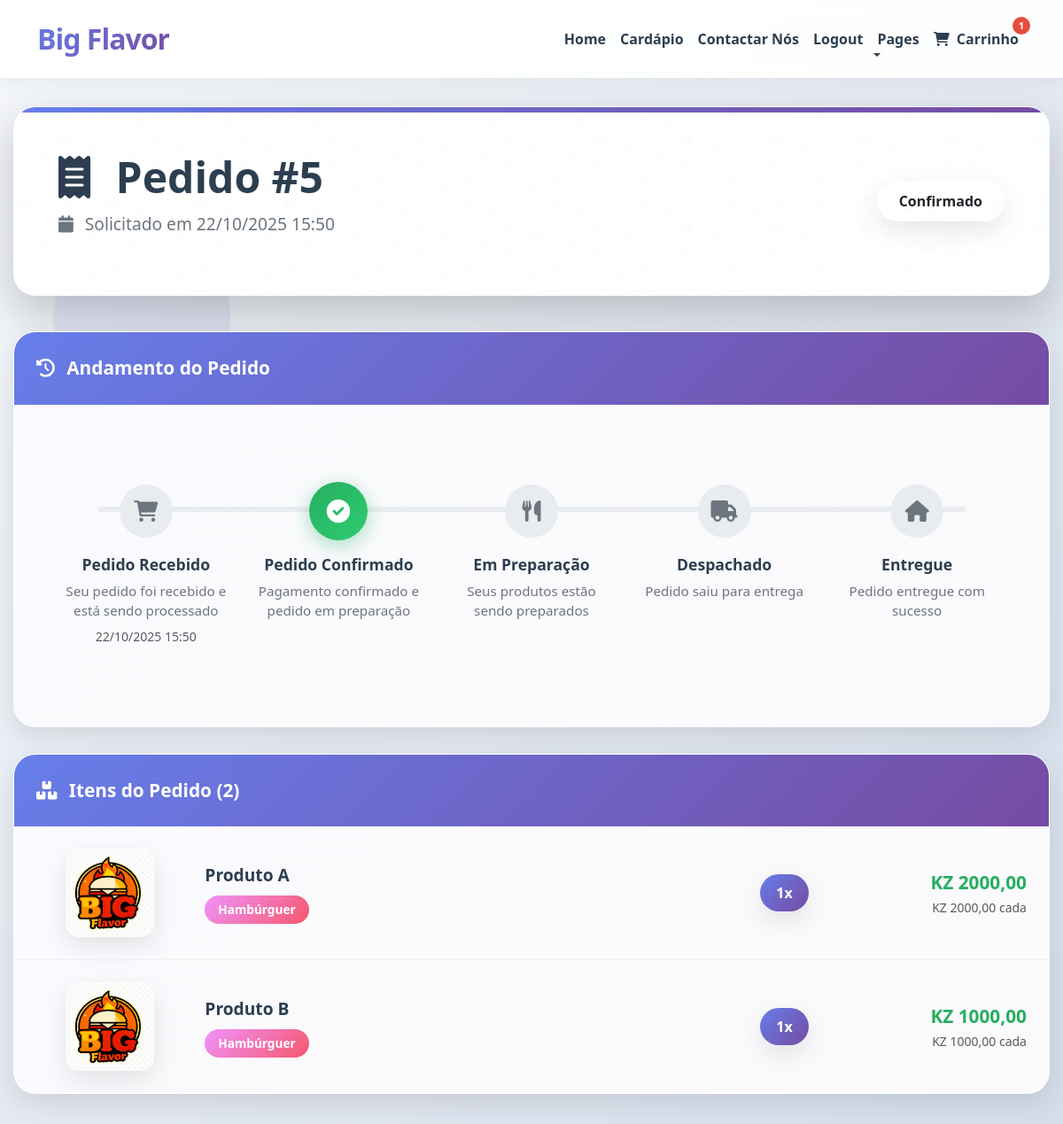
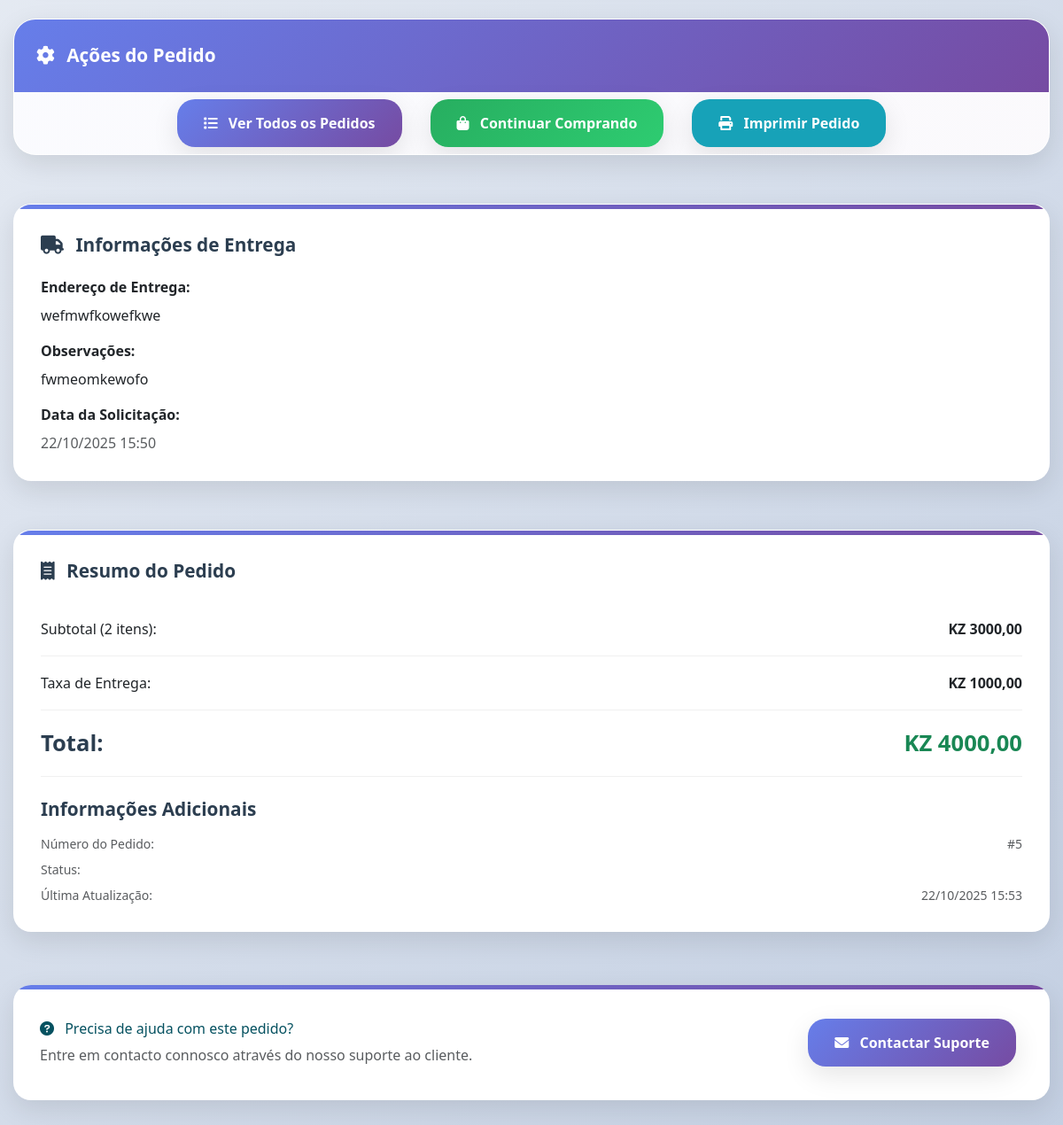
Page /carinho/pedidos/5/ (signed in) on the earlier database version (2 pictures, top to bottom).
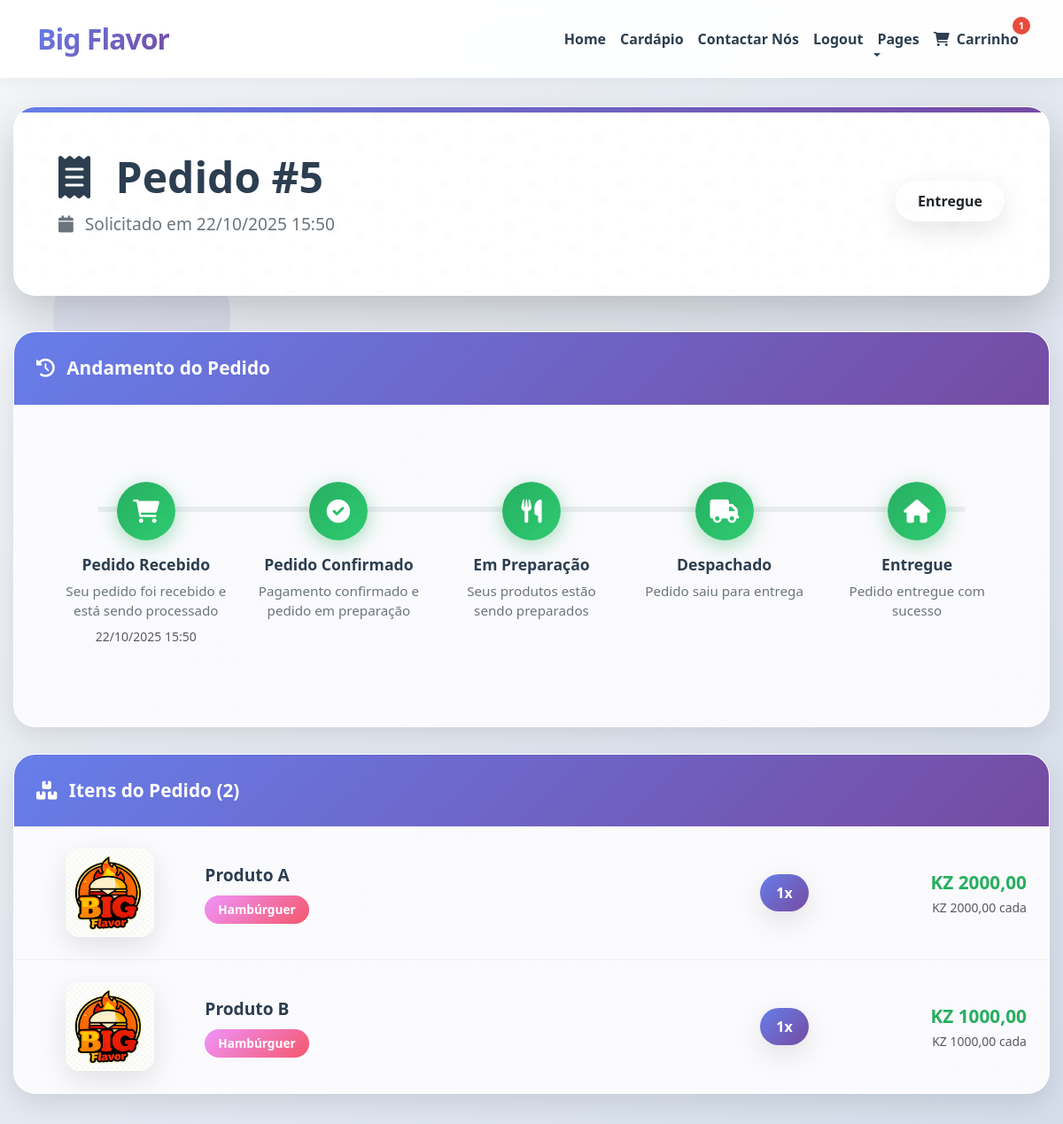
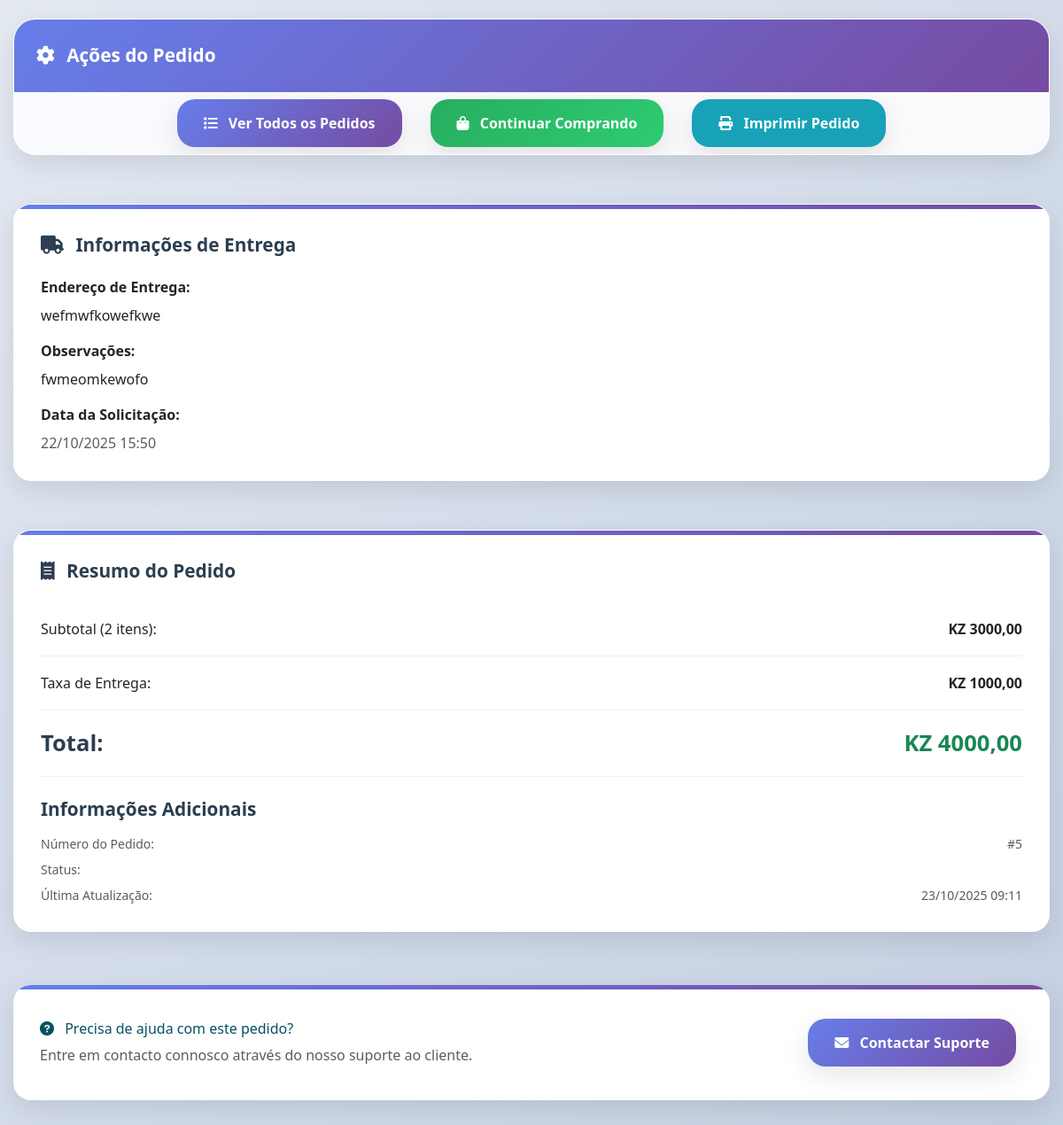
Same page on the later database version (2 pictures, top to bottom).
### carinho/models.py (models this page shows, shortened)
class Carrinho(models.Model):
    ESTADO_CHOICES = [
        ('aberto', 'Aberto'),
        ('fechado', 'Fechado'),
        ('cancelado', 'Cancelado'),
    ]
    usuario = models.ForeignKey(
        settings.AUTH_USER_MODEL,
        on_delete=models.CASCADE,
        verbose_name='Cliente'
    )
    data_criacao = models.DateTimeField(
        auto_now_add=True,
        verbose_name='Data de Criação'
    )
    data_atualizacao = models.DateTimeField(
        auto_now=True,
        verbose_name='Última Atualização'
    )
    estado = models.CharField(
        max_length=10,
        choices=ESTADO_CHOICES,
        default='aberto',
        verbose_name='Estado do Carrinho'
    )
    class Meta:
        verbose_name = 'Carrinho'
        verbose_name_plural = 'Carrinhos'
        ordering = ['-data_criacao']
        constraints = [
            models.UniqueConstraint(
                fields=['usuario', 'estado'],
                condition=models.Q(estado='aberto'),
                name='carrinho_aberto_unico_por_usuario'
            )
        ]
    @property
    def total_itens(self):
        return self.itens.aggregate(total=models.Sum('quantidade'))['total'] or 0
    @property
    def subtotal(self):
        return sum(item.subtotal for item in self.itens.all())
    @property
    def taxa_entrega(self):
        if self.subtotal >= Decimal('5000.00'):
            return Decimal('0.00')
        return Decimal('1000.00')
    @property
    def total(self):
        return self.subtotal + self.taxa_entrega

class PedidoEntrega(models.Model):
    ESTADO_PEDIDO_CHOICES = [
        ('pendente', 'Pendente'),
        ('confirmado', 'Confirmado'),
        ('preparacao', 'Em Preparação'),
        ('despachado', 'Despachado'),
        ('entregue', 'Entregue'),
        ('cancelado', 'Cancelado'),
    ]
    carrinho = models.OneToOneField(
        Carrinho,
        on_delete=models.CASCADE,
        related_name='pedido_entrega'
    )
    numero_pedido = models.CharField(
        max_length=20,
        unique=True,
        blank=True,
        null=True,
        verbose_name='Número do Pedido'
    )
    endereco_entrega = models.TextField(
        verbose_name='Endereço de Entrega'
    )
    observacoes = models.TextField(
        blank=True,
        verbose_name='Observações'
    )
    estado = models.CharField(
        max_length=15,
        choices=ESTADO_PEDIDO_CHOICES,
        default='pendente',
        verbose_name='Estado do Pedido'
    )
    data_solicitacao = models.DateTimeField(
        auto_now_add=True,
        verbose_name='Data de Solicitação'
    )
    data_atualizacao = models.DateTimeField(
        auto_now=True,
        verbose_name='Última Atualização'
    )
    notificado_admin = models.BooleanField(
        default=False,
        verbose_name='Admin Notificado'
    )
    class Meta:
        verbose_name = 'Pedido de Entrega'
        verbose_name_plural = 'Pedidos de Entrega'
        ordering = ['-data_solicitacao']

class ItemCarrinho(models.Model):
    carrinho = models.ForeignKey(
        Carrinho,
        on_delete=models.CASCADE,
        related_name='itens'
    )
    produto = models.ForeignKey(
        'menu.Produto',
        on_delete=models.CASCADE
    )
    quantidade = models.PositiveIntegerField(
        default=1,
        validators=[MinValueValidator(1)]
    )
    data_adicao = models.DateTimeField(
        auto_now_add=True
    )
    class Meta:
        verbose_name = 'Item do Carrinho'
        verbose_name_plural = 'Itens do Carrinho'
        ordering = ['-data_adicao']
        unique_together = ['carrinho', 'produto']
    @property
    def subtotal(self):
        return self.produto.preco * self.quantidade

### menu/models.py (models this page shows, shortened)
class Produto(models.Model):
    CATEGORIA_CHOICES = [
        ('hamburguer', 'Hambúrguer'),
        ('Lanches', 'Lanches'),
        ('Bebidas', 'Bebidas'),
    ]
    STATUS_CHOICES = [
        ('ativo', 'Ativo'),
        ('inativo', 'Inativo'),
        ('esgotado', 'Esgotado'),
    ]
    nome = models.CharField(
        max_length=200,
        verbose_name='Nome do Produto'
    )
    descricao = models.TextField(
        verbose_name='Descrição',
        blank=True
    )
    descricao_curta = models.CharField(
        max_length=300,
        verbose_name='Descrição Curta',
        blank=True
    )
    preco = models.DecimalField(
        max_digits=10,
        decimal_places=2,
        verbose_name='Preço',
        validators=[MinValueValidator(Decimal('0.01'))]
    )
    categoria = models.CharField(
        max_length=20,
        choices=CATEGORIA_CHOICES,
        verbose_name='Categoria'
    )
    imagem = models.ImageField(
        upload_to='produtos/',
        verbose_name='Imagem',
        blank=True,
        null=True,
        help_text='Formatos suportados: JPG, PNG, GIF'
    )
    ordem = models.PositiveIntegerField(
        default=0,
        verbose_name='Ordem de Exibição',
        help_text='Define a ordem de exibição dos produtos (menor número aparece primeiro)'
    )
    estoque = models.PositiveIntegerField(
        default=0,
        verbose_name='Quantidade em Estoque'
    )
    status = models.CharField(
        max_length=10,
        choices=STATUS_CHOICES,
        default='ativo',
        verbose_name='Status'
    )
    data_criacao = models.DateTimeField(
        auto_now_add=True,
        verbose_name='Data de Criação'
    )
    data_atualizacao = models.DateTimeField(
        auto_now=True,
        verbose_name='Última Atualização'
    )
    class Meta:
        verbose_name = 'Produto'
        verbose_name_plural = 'Produtos'
        ordering = ['ordem', 'nome']  # Ordena por ordem e depois por nome

### carinho/views.py (the view)
# urls.py: path('pedidos/<int:pedido_id>/', views.detalhes_pedido, name='detalhes_pedido'),
@login_required
def detalhes_pedido(request, pedido_id):
    pedido = get_object_or_404(
        PedidoEntrega,
        id=pedido_id,
        carrinho__usuario=request.user
    )
    context = {
        'pedido': pedido,
    }
    return render(request, 'detalhes_pedido.html', context)

### index/context_processors.py (called while the page is built, shortened)
def videos_context(request):
    video_principal = VideoHistoria.objects.filter(
        ativo=True,
        principal=True
    ).first()
    if not video_principal:
        video_principal = VideoHistoria.objects.filter(ativo=True).first()
    videos_galeria = VideoHistoria.objects.filter(
        ativo=True
    ).exclude(id=video_principal.id if video_principal else None).order_by('ordem_exibicao')[:6]
    return {
        'video_principal': video_principal,
        'videos_galeria': videos_galeria,
    }

def obter_produtos_recomendados(usuario):
    cache_key = f"produtos_recomendados_{usuario.id}"
    produtos_recomendados = cache.get(cache_key)
    if produtos_recomendados is None:
        produtos_recomendados = gerar_produtos_recomendados(usuario)
        cache.set(cache_key, produtos_recomendados, 60)
    return produtos_recomendados

def gerar_produtos_recomendados(usuario):
    try:
        produtos_disponiveis = Produto.objects.filter(estoque=True)
        if not produtos_disponiveis.exists():
            return []
    except Exception as e:
        print(f"Erro ao gerar recomendações: {e}")
        return list(Produto.objects.filter(estoque=True).order_by('?')[:3])

### carinho/templates/detalhes_pedido.html (shortened to what the changed rows need)
<!DOCTYPE html>
{% load static %}
<html lang="pt-br">
<head>
    <link href="https://cdn.jsdelivr.net/npm/bootstrap@5.3.0/dist/css/bootstrap.min.css" rel="stylesheet">
    <link rel="stylesheet" href="https://cdnjs.cloudflare.com/ajax/libs/font-awesome/6.0.0/css/all.min.css">
    <link href="https://unpkg.com/aos@2.3.1/dist/aos.css" rel="stylesheet">
</head>
<body>
    <nav class="navbar navbar-expand-lg navbar-light fixed-top">
        <div class="container">
            <div class="collapse navbar-collapse" id="navbarCollapse">
                <ul class="navbar-nav ms-auto mb-2 mb-lg-0">
                    {% if request.user.is_authenticated %}
                    <li class="nav-item position-relative">
                        <a href="{% url 'ver_carrinho' %}" class="nav-link">
                            <i class="fas fa-shopping-cart me-1"></i>
                            Carrinho
                            {% if user.is_authenticated %}
                                {% with user.carrinho_set.first as carrinho %}
                                    {% if carrinho and carrinho.total_itens > 0 %}
                                        <span class="badge-cart">
                                            {{ carrinho.total_itens }}
                                        </span>
                                    {% endif %}
                                {% endwith %}
                            {% endif %}
                        </a>
                    </li>
                    {% endif %}
                </ul>
            </div>
        </div>
    </nav>
    <div class="main-container">
        <div class="order-header-section" data-aos="fade-up">
            <div class="row align-items-center">
                <div class="col-md-8">
                    <h1 class="order-title">
                        <i class="fas fa-receipt me-3"></i>
                        Pedido #{{ pedido.id }}
                    </h1>
                    <p class="order-subtitle">
                        <i class="fas fa-calendar me-2"></i>
                        Solicitado em {{ pedido.data_solicitacao|date:"d/m/Y H:i" }}
                    </p>
                </div>
                <div class="col-md-4 text-md-end">
                    <span class="status-badge {{ pedido.get_badge_estado }}">
                        {{ pedido.get_estado_display }}
                    </span>
                </div>
            </div>
        </div>
        <div class="order-card" data-aos="fade-up" data-aos-delay="100">
            <div class="timeline-container">
                <div class="order-timeline">
                    {% with pedido.estado as estado_atual %}
                    <div class="timeline-step {% if estado_atual == 'entregue' or estado_atual == 'cancelado' %}completed{% elif estado_atual == 'pendente' %}active{% endif %}">
                        <div class="timeline-icon">
                            <i class="fas fa-shopping-cart"></i>
                        </div>
                        <div class="timeline-content">
                            <h6>Pedido Recebido</h6>
                            <p>Seu pedido foi recebido e está sendo processado</p>
                            {% if pedido.data_solicitacao %}
                                <small class="text-muted">{{ pedido.data_solicitacao|date:"d/m/Y H:i" }}</small>
                            {% endif %}
                        </div>
                    </div>
                    <div class="timeline-step {% if estado_atual == 'preparacao' or estado_atual == 'despachado' or estado_atual == 'entregue' %}completed{% elif estado_atual == 'preparacao' %}active{% endif %}">
                        <div class="timeline-icon">
                            <i class="fas fa-utensils"></i>
                        </div>
                    </div>
                    <div class="timeline-step {% if estado_atual == 'despachado' or estado_atual == 'entregue' %}completed{% elif estado_atual == 'despachado' %}active{% endif %}">
                        <div class="timeline-icon">
                            <i class="fas fa-truck"></i>
                        </div>
                    </div>
                    <div class="timeline-step {% if estado_atual == 'entregue' %}completed{% elif estado_atual == 'entregue' %}active{% endif %}">
                        <div class="timeline-icon">
                            <i class="fas fa-home"></i>
                        </div>
                    </div>
                    {% endwith %}
                </div>
            </div>
        </div>
        <div class="content-grid">
            <div class="main-content">
                <div class="order-card" data-aos="fade-right" data-aos-delay="200">
                    <div class="order-card-header">
                        <i class="fas fa-boxes me-2"></i>
                        Itens do Pedido ({{ pedido.carrinho.itens.count }})
                    </div>
                    <div class="card-body p-0">
                        {% for item in pedido.carrinho.itens.all %}
                        <div class="product-item">
                        </div>
                        {% endfor %}
                    </div>
                </div>
            </div>
            <div class="sidebar-content">
                <div class="info-card" data-aos="fade-left" data-aos-delay="200">
                    <div class="mb-3">
                        <p class="text-muted mb-0">{{ pedido.endereco_entrega|linebreaks }}</p>
                    </div>
                    {% if pedido.observacoes %}
                    <div class="mb-3">
                        <strong class="d-block mb-2">Observações:</strong>
                        <p class="text-muted mb-0">{{ pedido.observacoes|linebreaks }}</p>
                    </div>
                    {% endif %}
                    <div class="mb-0">
                        <strong class="d-block mb-2">Data da Solicitação:</strong>
                        <p class="text-muted mb-0">{{ pedido.data_solicitacao|date:"d/m/Y H:i" }}</p>
                    </div>
                </div>
                <div class="info-card" data-aos="fade-left" data-aos-delay="300">
                    <div class="summary-item">
                        <div class="d-flex justify-content-between">
                            <span>Subtotal ({{ pedido.carrinho.total_itens }} itens):</span>
                            <strong>KZ {{ pedido.carrinho.subtotal|floatformat:2 }}</strong>
                        </div>
                    </div>
                    <div class="summary-item">
                        <div class="d-flex justify-content-between">
                            <span>Taxa de Entrega:</span>
                            <strong>KZ {{ pedido.carrinho.taxa_entrega|floatformat:2 }}</strong>
                        </div>
                    </div>
                    <div class="summary-item">
                        <div class="d-flex justify-content-between total-price">
                            <span><strong>Total:</strong></span>
                            <strong class="text-success">KZ {{ pedido.carrinho.total|floatformat:2 }}</strong>
                        </div>
                    </div>
                    <div class="mt-4">
                        <div class="d-flex justify-content-between small text-muted mb-2">
                            <span>Número do Pedido:</span>
                            <span>#{{ pedido.id }}</span>
                        </div>
                        <div class="d-flex justify-content-between small text-muted">
                            <span>Última Atualização:</span>
                            <span>{{ pedido.data_atualizacao|date:"d/m/Y H:i" }}</span>
                        </div>
                    </div>
                </div>
            </div>
        </div>
    </div>
</body>
</html>

Differences in the rows shown:
changed PedidoEntrega "wefmwfkowefkwe": estado "Confirmado" → "Entregue"; data_atualizacao "22/10/2025 15:53" → "23/10/2025 09:11"
